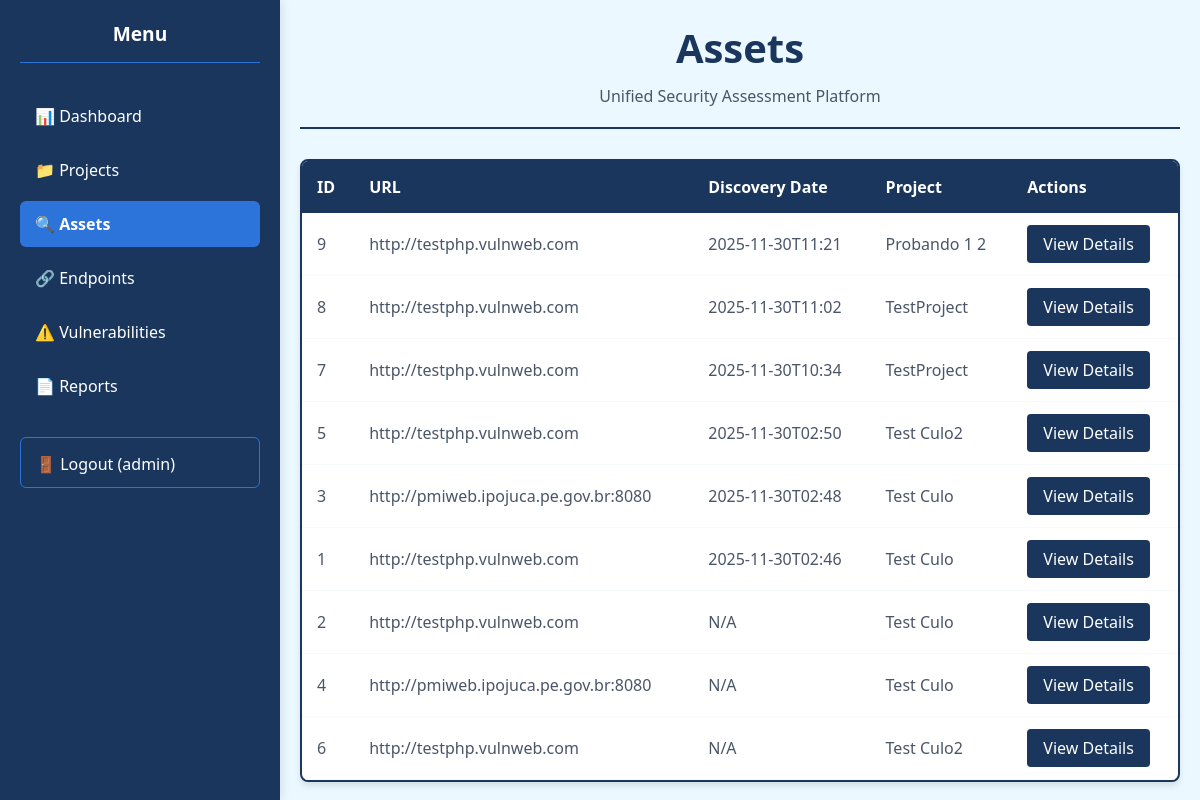
Screenshot of /assets (signed in) with the database file from the repository.
### tables this page shows
CREATE TABLE assets (
            id INTEGER PRIMARY KEY AUTOINCREMENT,
            url TEXT NOT NULL,
            technologies TEXT,
            open_ports TEXT,
            project_id INTEGER,
            discovery_date TEXT,
            FOREIGN KEY (project_id) REFERENCES projects (id)
        );

CREATE TABLE projects (
            id INTEGER PRIMARY KEY AUTOINCREMENT,
            name TEXT NOT NULL,
            created_date TEXT,
            description TEXT
        );

### dashboard/app.py (the view)
@app.route('/assets')
@role_required('analyst')  # Only analysts and admins
def assets():
    project_id = request.args.get('project', type=int)
    conn = get_db_connection()
    if project_id:
        assets = conn.execute('''
            SELECT a.id, a.url, a.discovery_date, p.name as project_name
            FROM assets a
            LEFT JOIN projects p ON a.project_id = p.id
            WHERE a.project_id = ?
            ORDER BY a.discovery_date DESC
        ''', (project_id,)).fetchall()
    else:
        assets = conn.execute('''
            SELECT a.id, a.url, a.discovery_date, p.name as project_name
            FROM assets a
            LEFT JOIN projects p ON a.project_id = p.id
            ORDER BY a.discovery_date DESC
        ''').fetchall()
    conn.close()
    project_name = None
    if project_id:
        conn = get_db_connection()
        project = conn.execute('SELECT name FROM projects WHERE id = ?', (project_id,)).fetchone()
        conn.close()
        project_name = project['name'] if project else f"Project {project_id}"
    return render_template('assets.html', assets=assets, project_name=project_name, project_id=project_id)

### dashboard/app.py (called while the page is built)
@app.context_processor
def inject_config():
    return {
        'allow_register': app.config['ALLOW_REGISTER'],
        'debug_mode': app.config['DEBUG']
    }

def get_db_connection():
    base_dir = os.path.dirname(os.path.dirname(os.path.abspath(__file__)))
    db_path = os.path.join(base_dir, 'database', 'hellSsus.db')
    conn = sqlite3.connect(db_path)
    conn.row_factory = sqlite3.Row
    return conn

### dashboard/templates/assets.html (shortened to what this page needs)
{% extends "base.html" %}
{% block content %}
<div class="page-header">
    <h1 class="page-title">Assets</h1>
    <p>Unified Security Assessment Platform</p>
</div>
<div class="table-container">
    <table class="data-table">
        <thead>
            <tr>
                <th>ID</th>
                <th>URL</th>
                <th>Discovery Date</th>
                <th>Project</th>
                <th>Actions</th>
            </tr>
        </thead>
        <tbody>
            {% for asset in assets %}
            <tr>
                <td>{{ asset.id }}</td>
                <td class="url-cell">{{ asset.url }}</td>
                <td>{{ asset.discovery_date[:16] if asset.discovery_date else 'N/A' }}</td>
                <td>{{ asset.project_name if asset.project_name else 'N/A' }}</td>
                <td>
                    <a href="{{ url_for('asset_detail', asset_id=asset.id) }}" class="btn-view">View Details</a>
                </td>
            </tr>
            {% else %}
            <tr>
                <td colspan="5" class="no-data">No assets found</td>
            </tr>
            {% endfor %}
        </tbody>
    </table>
</div>
{% endblock %}

### dashboard/static/css/style.css (style rules this page uses)
:root { --dark-blue: #1a365d; --medium-blue: #2d74da; --light-blue: #ebf8ff; --white: #ffffff; --light-gray: #f7fafc; --gray: #4a5568; }
* { margin: 0; padding: 0; box-sizing: border-box; }
body { font-family: 'Segoe UI', Tahoma, Geneva, Verdana, sans-serif; background: var(--light-blue); color: var(--gray); }
.page-header { text-align: center; border-bottom: 2px solid var(--dark-blue); padding-bottom: 20px; margin-bottom: 30px; }
.page-title { font-size: 2.5em; color: var(--dark-blue); margin-bottom: 10px; }
.table-container { background: var(--white); border-radius: 8px; border: 2px solid var(--dark-blue); box-shadow: 0 4px 6px rgba(0,0,0,0.1); overflow: hidden; }
.data-table { width: 100%; border-collapse: collapse; }
.data-table th { background: var(--dark-blue); color: white; padding: 15px; text-align: left; font-weight: 600; }
.data-table td { padding: 12px 15px; border-bottom: 1px solid var(--light-gray); }
.btn-view { background: var(--dark-blue); color: white; padding: 8px 16px; border-radius: 4px; text-decoration: none; display: inline-block; }

### rows the page displays
assets: id "9", url "http://testphp.vulnweb.com", discovery_date "2025-11-30T11:21", name "Probando 1 2"
assets: id "8", url "http://testphp.vulnweb.com", discovery_date "2025-11-30T11:02", name "TestProject"
assets: id "7", url "http://testphp.vulnweb.com", discovery_date "2025-11-30T10:34", name "TestProject"
assets: id "5", url "http://testphp.vulnweb.com", discovery_date "2025-11-30T02:50", name "Test Culo2"
assets: id "3", url "http://pmiweb.ipojuca.pe.gov.br:8080", discovery_date "2025-11-30T02:48", name "Test Culo"
assets: id "1", url "http://testphp.vulnweb.com", discovery_date "2025-11-30T02:46", name "Test Culo"
assets: id "2", url "http://testphp.vulnweb.com", discovery_date "N/A", name "Test Culo"
assets: id "4", url "http://pmiweb.ipojuca.pe.gov.br:8080", discovery_date "N/A", name "Test Culo"
assets: id "6", url "http://testphp.vulnweb.com", discovery_date "N/A", name "Test Culo2"

### other values shown
{{ session.username }} "admin"
